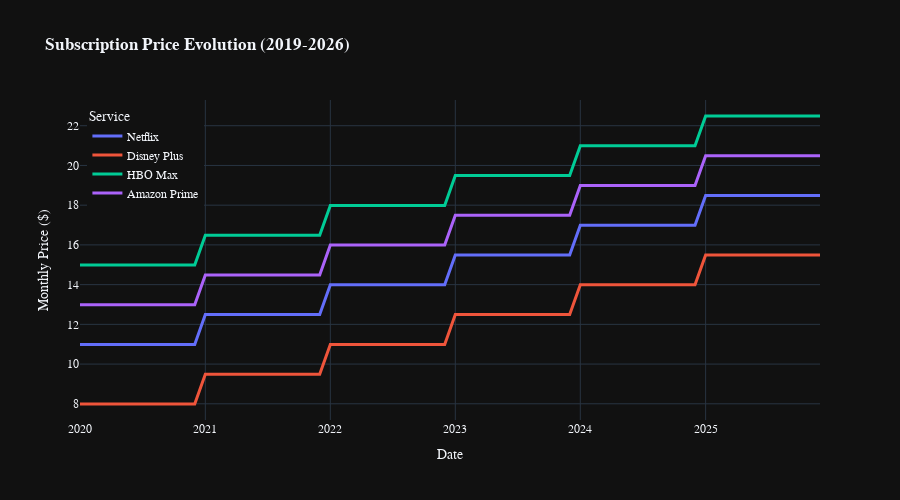

Here is the notebook cell this chart was saved with:
### Code cell
# ============================================================================
# VISUALIZATION 4: Pricing Timeline Comparison
# ============================================================================
import pandas as pd
import plotly.express as px

if pricing is not None and companies is not None and not pricing.empty:
    # --- ROBUST MERGE FIX ---
    # Ensure company_ids match in type (int64)
    pricing['company_id'] = pd.to_numeric(pricing['company_id'], errors='coerce').fillna(0).astype('int64')
    companies['company_id'] = pd.to_numeric(companies['company_id'], errors='coerce').fillna(0).astype('int64')
    
    # Merge on company_id
    pricing_with_names = pricing.merge(companies[['company_id', 'name']], on='company_id', how='left')
    
    fig = px.line(pricing_with_names, x='effective_date', y='price', color='name',
                  title='Subscription Price Evolution (2019-2026)',
                  template='plotly_dark')
    fig.show()
else:
    print('⚠️ Pricing data not fully available for visualization.')
